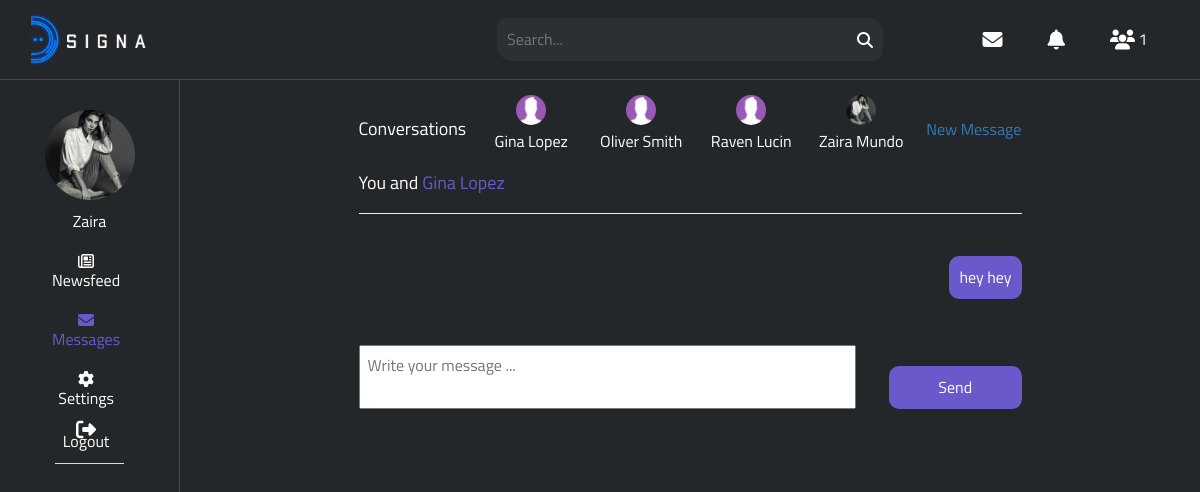
/messages.php (signed in), run on the app's committed database.
### tables this page shows
CREATE TABLE `users` (
  `id` int(11) NOT NULL,
  `first_name` varchar(25) NOT NULL,
  `last_name` varchar(25) NOT NULL,
  `username` varchar(100) NOT NULL,
  `email` varchar(100) NOT NULL,
  `password` varchar(255) NOT NULL,
  `signup_date` date NOT NULL,
  `profile_pic` varchar(255) NOT NULL,
  `cover_pic` varchar(255) NOT NULL,
  `num_posts` int(11) NOT NULL,
  `user_closed` varchar(3) NOT NULL,
  `friend_array` text NOT NULL
);

CREATE TABLE `messages` (
  `id` int(11) NOT NULL,
  `user_to` varchar(50) NOT NULL,
  `user_from` varchar(50) NOT NULL,
  `body` text NOT NULL,
  `date` datetime NOT NULL,
  `opened` varchar(3) NOT NULL,
  `viewed` varchar(3) NOT NULL
);

### private/includes/classes/Notification.php (called while the page is built, shortened)
<?php
class Notification
{
	private $user_obj;
	private $con;
	public function __construct($con, $user)
	{
		$this->con = $con;
		$this->user_obj = new User($con, $user);
	}
	public function getUnreadNumber()
	{
		$userLoggedIn = $this->user_obj->getUsername();
		$query = $this->con->prepare("SELECT * FROM notifications WHERE viewed='no' AND user_to=?");
		$query->bind_param("s", $userLoggedIn);
		$query->execute();
		$result = $query->get_result();
		return $result->num_rows;
	}
}

### private/includes/classes/User.php (called while the page is built, shortened)
<?php
class User
{
	private $user;
	private $con;
	public function __construct($con, $user)
	{
		$this->con = $con;
		$user_details_query = mysqli_query($con, "SELECT * FROM users WHERE username='$user'");
		$this->user = mysqli_fetch_array($user_details_query);
	}
	public function getUsername()
	{
		return $this->user['username'];
	}
	public function getNumberOfFriendRequests()
	{
		$username = $this->user['username'];
		$user_query = $this->con->prepare("SELECT * FROM friend_requests WHERE user_to=?");
		$user_query->bind_param("s", $username);
		$user_query->execute();
		$result = $user_query->get_result();
		$final = $result->num_rows;
		return $final;
	}
	public function getFirstAndLastName()
	{
		$username = $this->user['username'];
		$query = $this->con->prepare("SELECT first_name, last_name FROM users WHERE username=?");
		$query->bind_param("s", $username);
		$query->execute();
		$result = $query->get_result();
		$row = $result->fetch_assoc();
		return $row['first_name'] . " " . $row['last_name'];
	}
	public function getProfilePic()
	{
		$username = $this->user['username'];
		$query = $this->con->prepare("SELECT profile_pic FROM users WHERE username=?");
		$query->bind_param("s", $username);
		$query->execute();
		$result = $query->get_result();
		$row = $result->fetch_assoc();
		return $row['profile_pic'];
	}
}

### private/includes/classes/Message.php (the view, shortened to what this page needs)
<?php
class Message
{
	private $user_obj;
	private $con;
	public function __construct($con, $user)
	{
		$this->con = $con;
		$this->user_obj = new User($con, $user);
	}
	public function getMostRecentUser()
	{
		$userLoggedIn = $this->user_obj->getUsername();
		$query = $this->con->prepare("SELECT user_to, user_from FROM messages WHERE user_to=? OR user_from=? ORDER BY id DESC LIMIT 1");
		$query->bind_param("ss", $userLoggedIn, $userLoggedIn);
		$query->execute();
		$result = $query->get_result();
		$row = $result->fetch_assoc();
		$user_to = $row['user_to'];
		$user_from = $row['user_from'];
		if ($user_to != $userLoggedIn) {
			return $user_to;
		} else {
			return $user_from;
		}
	}
	public function getMessages($otherUser)
	{
		$userLoggedIn = $this->user_obj->getUsername();
		$data = "";
		$query = $this->con->prepare("UPDATE messages SET opened='yes' WHERE user_to=? AND user_from=?");
		$get_messages_query = $this->con->prepare("SELECT * FROM messages WHERE (user_to=? AND user_from=?) OR (user_from=? AND user_to=?)");
		$get_messages_query->bind_param("ssss", $userLoggedIn, $otherUser, $userLoggedIn, $otherUser);
		$get_messages_query->execute();
		$result = $get_messages_query->get_result();
		while ($row = $result->fetch_assoc()) {
			$user_to = $row['user_to'];
			$body = $row['body'];
			$div_top = ($user_to == $userLoggedIn) ? "<div class='message' id='green'>" : "<div class='message' id='blue'>";
			$data = $data . $div_top . $body . "</div><br><br>";
		}
		return $data;
	}
	public function getLatestMessage($userLoggedIn, $user2)
	{
		$details_array = array();
		$query = $this->con->prepare("SELECT body, user_to, date FROM messages WHERE (user_to=? AND user_from=?) OR (user_from=? AND user_to=?) ORDER BY id DESC LIMIT 1");
		$query->bind_param("ssss", $userLoggedIn, $user2, $userLoggedIn, $user2);
		$query->execute();
		$result = $query->get_result();
		$row = $result->fetch_assoc();
		$sent_by = ($row['user_to'] == $userLoggedIn) ? "They said: " : "You said: ";
		$date_time_now = date("Y-m-d H:i:s");
		$start_date = new DateTime($row['date']);
		$end_date = new DateTime($date_time_now);
		$interval = $start_date->diff($end_date);
		if ($interval->y >= 1) {
			if ($interval->y == 1)
				$time_message = $interval->y . " year ago";
			else
				$time_message = $interval->y . " years ago";
		} else if ($interval->d >= 1) {
			if ($interval->d == 1) {
				$time_message = "Yesterday";
			} else {
				$time_message = $interval->d . " days ago";
			}
		} else if ($interval->h >= 1) {
			if ($interval->h == 1) {
				$time_message = $interval->h . " hour ago";
			} else {
				$time_message = $interval->h . " hours ago";
			}
		} else if ($interval->i >= 1) {
			if ($interval->i == 1) {
				$time_message = $interval->i . " minute ago";
			} else {
				$time_message = $interval->i . " minutes ago";
			}
		} else {
			if ($interval->s < 30) {
				$time_message = "Just now";
			} else {
				$time_message = $interval->s . " seconds ago";
			}
		}
		array_push($details_array, $sent_by);
		array_push($details_array, $row['body']);
		array_push($details_array, $time_message);
		return $details_array;
	}
	public function getConvos()
	{
		$userLoggedIn = $this->user_obj->getUsername();
		$return_string = "";
		$convos = array();
		$query = $this->con->prepare("SELECT user_to, user_from FROM messages WHERE user_to=? OR user_from=? ORDER BY id DESC");
		$query->bind_param("ss", $userLoggedIn, $userLoggedIn);
		$query->execute();
		$result = $query->get_result();
		while ($row = $result->fetch_assoc()) {
			$user_to_push = ($row['user_to'] != $userLoggedIn) ? $row['user_to'] : $row['user_from'];
			if (!in_array($user_to_push, $convos)) {
				array_push($convos, $user_to_push);
			}
		}
		foreach ($convos as $username) {
			$user_found_obj = new User($this->con, $username);
			$latest_message_details = $this->getLatestMessage($userLoggedIn, $username);
			$dots = (strlen($latest_message_details[1]) >= 12) ? "..." : "";
			$split = str_split($latest_message_details[1], 12);
			$return_string .= "<a href='messages.php?u=$username'>
			<figure>
			<img src='../" . $user_found_obj->getProfilePic() . "'>
			</figure>
			<p>" . $user_found_obj->getFirstAndLastName() . "</p>
								</a>";
		}
		return $return_string;
	}
}

### private/includes/header.php (shortened to what this page needs)
<?php
require '../private/config/config.php';
include("../private/includes/classes/User.php");
include("../private/includes/classes/Post.php");
include("../private/includes/classes/Message.php");
include("../private/includes/classes/Notification.php");
if (isset($_SESSION['username'])) {
	$userLoggedIn = $_SESSION['username'];
	$user_query =$con->prepare("SELECT * FROM users WHERE username=?");
	$user_query->bind_param("s", $userLoggedIn);
	$user_query->execute();
	$result = $user_query->get_result();
} else {
	header("Location: register.php");
}
?>
<html>
<head>
	<link rel="stylesheet" href="../assets/css/bootstrap.css" type="text/css" />
	<link rel="stylesheet" type="text/css" href="../assets/css/stylesheet.css">
</head>
<body>
	<div class="header">
		<div class="logoContainer">
			<figure>
				<img src="../assets/images/others/signal3.png">
			</figure>
		</div>
		<div class="searchContainer">
			<form action="search.php" method="GET" name="search_form">
				<input type="text" onkeyup="getLiveSearchUsers(this.value, '<?php echo $userLoggedIn; ?>')" name="q" placeholder="Search..." autocomplete="off" >
				<i class="fas fa-search search_btn"></i>
			</form>
		</div>
		<nav>
			<?php
			$messages = new Message($con, $userLoggedIn);
			$notifications = new Notification($con, $userLoggedIn);
			$user_obj = new User($con, $userLoggedIn);
			$num_requests = $user_obj->getNumberOfFriendRequests();
			?>
			<a href="javascript:void(0);" onclick="getDropdownData('<?php echo $userLoggedIn; ?>', 'message')">
				<i class="fa fa-envelope fa-lg"></i>
			</a>
			<a href="javascript:void(0);" onclick="getDropdownData('<?php echo $userLoggedIn; ?>', 'notification')">
				<i class="fa fa-bell fa-lg"></i>
			</a>
			<a href="requests.php">
				<i class="fa fa-users fa-lg"></i>
				<?php
				if ($num_requests > 0)
					echo '<span class="notification_badge" id="unread_requests">' . $num_requests . '</span>';
				?>
			</a>
		</nav>
	</div>

### private/includes/navigation.php
<div class="sidebar">
    <a href="<?php echo $userLoggedIn; ?>" class="<?php if($active == 'profile'){
            echo 'active';
        } ?>">
        <figure>
            <img src="../<?php echo $user['profile_pic']; ?>">
        </figure>
        <?php echo $user['first_name']; ?>
    </a>
    <div class="nav-tabs">
        <a href="index.php" class="<?php if($active == 'index'){
            echo 'active';
        } ?>"><i class="far fa-newspaper"></i>Newsfeed</a>
        <a href="messages.php" class="<?php if($active == 'message'){
            echo 'active';
        } ?>"><i class="fas fa-envelope"></i>Messages</a>
        <a href="settings.php" class="<?php if($active == 'settings'){
            echo 'active';
        } ?>"><i class="fas fa-cog"></i>Settings</a>
        <a href="../private/includes/handlers/logout.php"><i class="fa fa-sign-out fa-lg"></i>Logout</a>
    </div>
</div>

### public/messages.php (shortened to what this page needs)
<?php
$active = 'message';
include("../private/includes/header.php");
include("../private/includes/navigation.php");
$message_obj = new Message($con, $userLoggedIn);
if (isset($_GET['u'])) {
	$user_to = $_GET['u'];
} else {
	$user_to = $message_obj->getMostRecentUser();
}
if ($user_to != "new") {
	$user_to_obj = new User($con, $user_to);
}
?>
<div class="message_column">
	<div class="user_details column" id="conversations">
		<h4>Conversations</h4>
		<div class="loaded_conversations">
			<?php echo $message_obj->getConvos(); ?>
		</div>
		<br>
		<a href="messages.php?u=new">New Message</a>
	</div>
	<div class="message_wrapper new">
		<?php
		if ($user_to != "new") {
			echo "<h4>You and <a href='$user_to'>" . $user_to_obj->getFirstAndLastName() . "</a></h4><hr><br>";
			echo "<div class='loaded_messages' id='scroll_messages'>";
			echo $message_obj->getMessages($user_to);
			echo "</div>";
		} else {
			echo "<h4>New Message</h4>";
		}
		?>
		<div class="message_post">
			<form action="" method="POST">
				<?php
				if ($user_to == "new") {
					echo "Select the friend you would like to message <br><br>";
				?>
					To: <input type='text' class='to_input' onkeyup='getUsers(this.value, "<?php echo $userLoggedIn; ?>")' name='q' placeholder='Name' autocomplete='off' id='seach_text_input'>
				<?php
					echo "<div class='results'></div>";
				} else {
					echo "<textarea name='message_body' id='message_textarea' placeholder='Write your message ...'></textarea>";
					echo "<input type='submit' name='post_message' class='info' id='message_submit' value='Send'>";
				}
				?>
			</form>
		</div>
	</div>
</div>
</body>
</html>

### data on the page
users: profile_pic (picture), first_name "Zaira", $user_found_obj->getFirstAndLastName() "Zaira Mundo"
users: profile_pic (placeholder picture), $user_found_obj->getFirstAndLastName() "Gina Lopez", $user_to_obj->getFirstAndLastName() "Gina Lopez"
users: profile_pic (placeholder picture), $user_found_obj->getFirstAndLastName() "Oliver Smith"
users: profile_pic (placeholder picture), $user_found_obj->getFirstAndLastName() "Raven Lucin"
messages: body "hey hey"

### other printed values
$num_requests "1"
